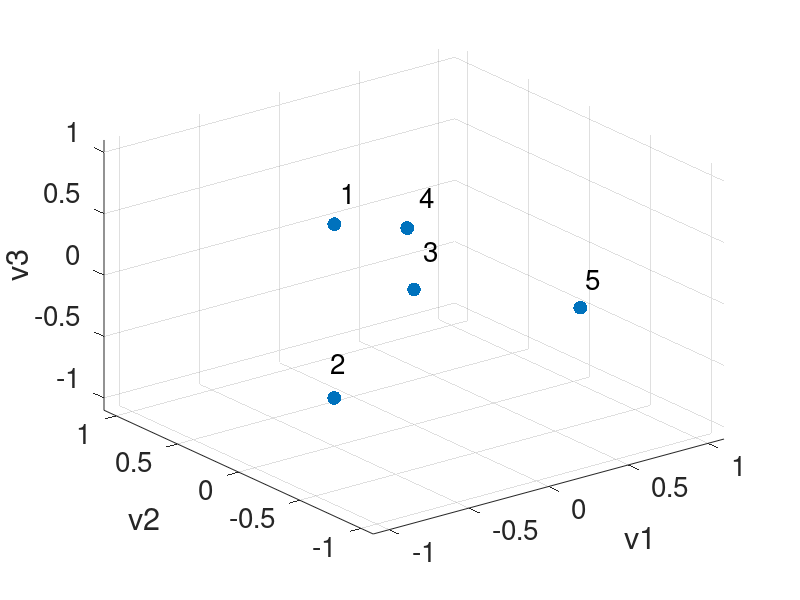
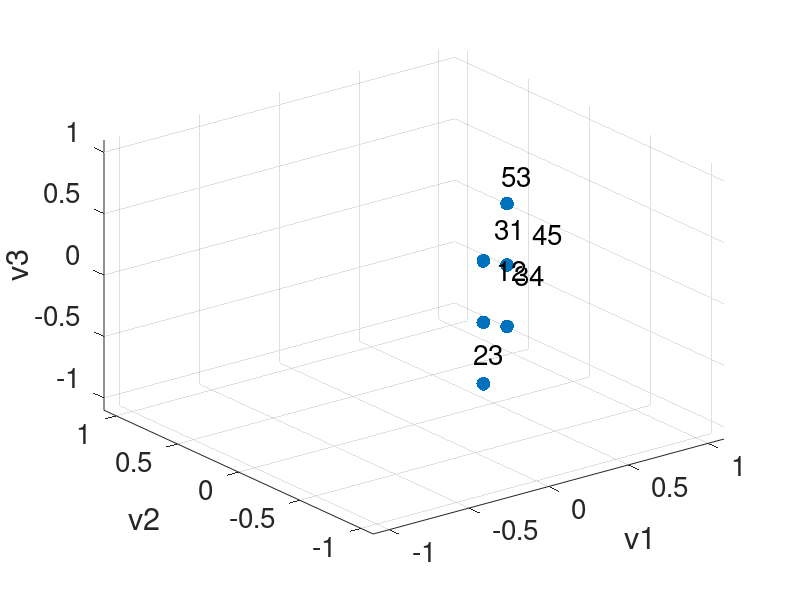
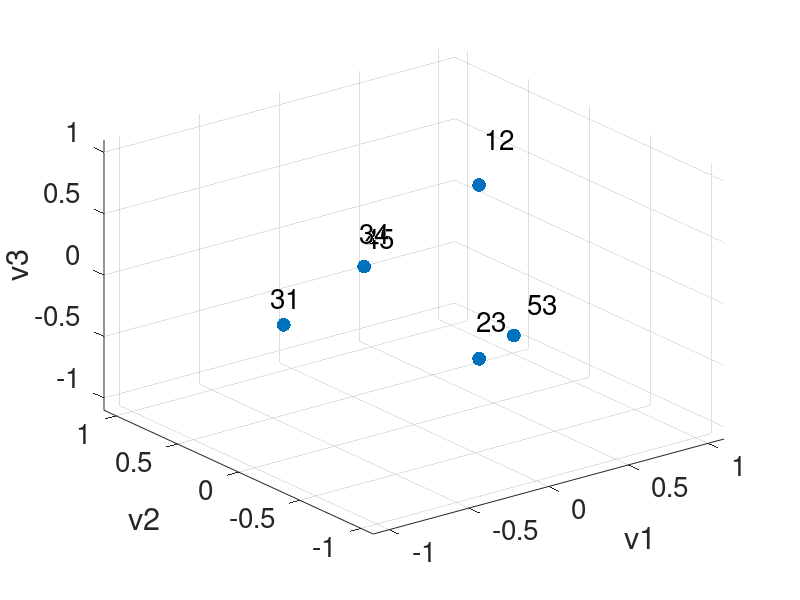
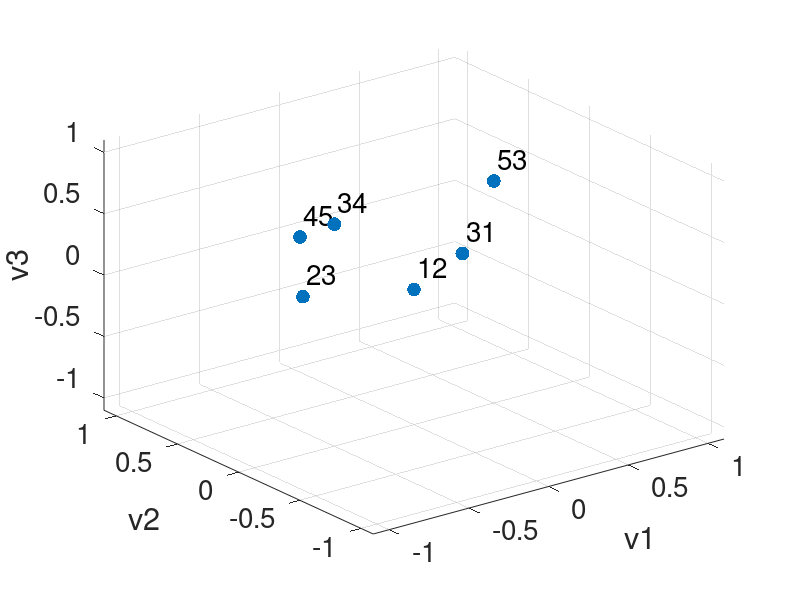

The MATLAB source for these figures, in order:
% Simpliical complices with two triangles sharing the same node, directions of edges are against direction of
% triangles

%%% 6 nodes, 8 edges, 3 triangles
n_node = 5; n_edge =6; n_triangle = 2;
node_name = [1 2 3 4 5]'; node_name = num2str(node_name); node_label = cellstr(node_name);
edge_name = [12 23 31 34 45 53]'; edge_name = num2str(edge_name); edge_label = cellstr(edge_name);
trg_name = [132 354]'; trg_name = num2str(trg_name); trg_label = cellstr(trg_name);

% create boundary operators
%%% B1
B1 = [-1 0 1 0 0 0; 1 -1 0 0 0 0; 0 1 -1 -1 0 1; 0 0 0 1 -1 0; 0 0 0 0 1 -1];

%%% B2
B2 = [-1 0; -1 0; -1 0; 0 -1; 0 -1; 0 -1];


%% Undirected Version

% Hodge Laplacian
L0u = B1 * B1'; % 0-up Laplacian
L1d = B1' * B1; % 1-up Laplacian, n_edge*n_edge matrix
L1u = B2 * B2'; % 1-up Laplacian, n_edge*n_edge matrix
L2d = B2' * B2; % 2-down Laplacian, n_triangle*n_triangle matrix

%%% Permutation matrix
P = [0 1 0 0 0; 1 0 0 0 0; 0 0 1 0 0; 0 0 0 0 1; 0 0 0 1 0];
P * L0u* P' == L0u

% The undirected infered adjacency matrix
A0_up = diag(diag(L0u)) - L0u; % this is the same as the standard adjacency matrix for standard graph
D1_up = diag(diag(L1u));
A1_up = D1_up - L1u; % infered adjacency between edges

% solve the eigenvalues
% 0-up Laplacian
[V0u,D0u] = eig(L0u); % same as normal Laplacian, node 1,2,3 on the left, node 4 in the middle, node 5,6 on the right
scatter(V0u(:,2),V0u(:,3))
x = V0u(:,2); y = V0u(:,3); z = V0u(:,4); s = 100.* ones(size(x));
scatter3(x, y, z, s, 'filled')
set(gca,'XLim',[-1.1 1.1],'YLim',[-1.1 1.1],'ZLim',[-1.1 1.1])
name = [1 2 3 4]'; name = num2str(name); label = cellstr(name);
dx = 0.1+0.1*rand(size(x)); dy = 0.1+0.1*rand(size(y)); dz = 0.1+0.1*rand(size(z));% displacement so the text does not overlay the data points
text(x+dx, y+dy, z+dz, node_label, 'FontSize', 20);
xlabel('v1');
ylabel('v2');
zlabel('v3');
set(gca,'fontsize',20);
plt.LineWidth = 2;
ax = gca;
exportgraphics(ax,'plots/two_triangles_v3_L0u.eps','Resolution',300) 

% 1-down Laplacian
[V1d,D1d] = eig(L1d); % find clusters of eddges by common nodes 
x = V1d(:,1); y = V1d(:,2); z = V1d(:,3); s = 100.* ones(size(x));
scatter3(x, y, z, s, 'filled')
set(gca,'XLim',[-1.1 1.1],'YLim',[-1.1 1.1],'ZLim',[-1.1 1.1])
name = [12 31 23 24 43]'; name = num2str(name); label = cellstr(name);
dx = 0.05+0.2*rand(size(x)); dy = 0.05+0.2*rand(size(y)); dz = 0.05+0.2*rand(size(z));% displacement so the text does not overlay the data points
text(x+dx, y+dy, z+dz, edge_label, 'FontSize', 20);
xlabel('v1');
ylabel('v2');
zlabel('v3');
set(gca,'fontsize',20);
plt.LineWidth = 2;
ax = gca;
exportgraphics(ax,'plots/two_triangles_v3_L1d.eps','Resolution',300) 

% 1-up Laplacian
[V1u,D1u] = eig(L1u); % zero eigenvalues find connected components of edges through shared triangles
x = V1u(:,1); y = V1u(:,2); z = V1u(:,3); s = 100.* ones(size(x));
scatter3(x, y, z, s, 'filled')
set(gca,'XLim',[-1.1 1.1],'YLim',[-1.1 1.1],'ZLim',[-1.1 1.1])
name = [12 31 23 24 43]'; name = num2str(name); label = cellstr(name);
dx = 0.05+0.2*rand(size(x)); dy = 0.05+0.2*rand(size(y)); dz = 0.05+0.2*rand(size(z));% displacement so the text does not overlay the data points
text(x+dx, y+dy, z+dz, edge_label, 'FontSize', 20);
xlabel('v1');
ylabel('v2');
zlabel('v3');
set(gca,'fontsize',20);
plt.LineWidth = 2;
ax = gca;
exportgraphics(ax,'plots/two_triangles_v3_L1u.eps','Resolution',300) 

% 1 Laplacian
[V1,D1] = eig(L1u+L1d); % zero eigenvalues find connected components of edges through shared triangles
x = V1(:,1); y = V1(:,2); z = V1(:,3); s = 100.* ones(size(x));
scatter3(x, y, z, s, 'filled')
set(gca,'XLim',[-1.1 1.1],'YLim',[-1.1 1.1],'ZLim',[-1.1 1.1])
name = [12 31 23 24 43]'; name = num2str(name); label = cellstr(name);
dx = 0.1; dy = 0.1; dz = 0.1;% displacement so the text does not overlay the data points
text(x+dx, y+dy, z+dz, edge_label, 'FontSize', 20);
xlabel('v1');
ylabel('v2');
zlabel('v3');
set(gca,'fontsize',20);
plt.LineWidth = 2;
ax = gca;
exportgraphics(ax,'plots/two_triangles_v3_L1.eps','Resolution',300) 

% 2-down Laplacian
[V2d,D2d] = eig(L2d); % find clusters of triangles by common edges 

%% Directed version {1,2,3}, {1,2}, {2,3}, {3,1}
g = 1/3;

%% First version in Ginestra's notes Section B2

% weight of flow
%%% B1
weight_e = [1 1 1 1 1 1];
Ph1 = repelem(weight_e,[n_node],[1]);
%%% B2
weight_t = [1 1];
Ph2 = repelem(weight_t,[n_edge],[1]);

%%% Directed adjacency matrix
B1M = 0.5*sqrt(2).*B1.*exp(-1i*pi*g*(Ph1.*B1));
B2M = 0.5*sqrt(2).*B2.*exp(-1i*pi*g*(Ph2.*B2));

L0Mu = B1M*B1M';
L1Md = B1M' * B1M;
L1Mu = B2M * B2M';

% 0-up Laplacian
[V,D] = eig(L0Mu); % zero eigenvalues find connected components of edges through shared triangles
Psi = angle(V);s = 100.* ones(size(Psi(:,1)));
scatter(cos(Psi(:,1)),sin(Psi(:,1)), s, 'filled')
set(gca,'XLim',[-1.1 1.1],'YLim',[-1.1 1.1])
name = [1 2 3 4 5 6]'; name = num2str(name); label = cellstr(name);
dx = 0.1+0.2*rand(n_node,1); dy = 0.1+0.2*rand(n_node,1);% displacement so the text does not overlay the data points
xlabel('cos(\theta)');
ylabel('sin(\theta)');
text(cos(Psi(:,1))+dx, sin(Psi(:,1))+dy, node_label, 'FontSize', 20);
set(gca,'fontsize',20);
plt.LineWidth = 2;
ax = gca;
exportgraphics(ax,'plots/two_triangles_v3_L0Mu.eps','Resolution',300) 

% 1-down Magnetic Laplacian
[V, D] = eig(L1Md); % zero eigenvalues find connected components of edges through shared nodes
Psi = angle(V); s = 100.* ones(size(Psi(:,1)));
scatter(cos(Psi(:,1)),sin(Psi(:,1)), s, 'filled')
set(gca,'XLim',[-1.1 1.1],'YLim',[-1.1 1.1])
name = [12 31 23 24 43 45 64 65]'; name = num2str(name); label = cellstr(name);
xlabel('cos(\theta)');
ylabel('sin(\theta)');
dx = -0.05+0.3*rand(n_edge,1); dy = -0.05+0.3*rand(n_edge,1);% displacement so the text does not overlay the data points
text(cos(Psi(:,1))+dx, sin(Psi(:,1))+dy, edge_label, 'FontSize', 20);
set(gca,'fontsize',20);
plt.LineWidth = 2;
ax = gca;
exportgraphics(ax,'plots/two_triangles_v3_L1Md.eps','Resolution',300) 

% 1-up Magnetic Laplacian
[V,D] = eig(L1Mu); % zero eigenvalues find connected components of edges through shared triangles
Psi = angle(V); s = 100.* ones(size(Psi(:,1)));
scatter(cos(Psi(:,1)),sin(Psi(:,1)), s, 'filled')
set(gca,'XLim',[-1.1 1.1],'YLim',[-1.1 1.1])
name = [12 31 23 24 43 45 64 65]'; name = num2str(name); label = cellstr(name);
xlabel('cos(\theta)');
ylabel('sin(\theta)');
dx = -0.05+0.3*rand(n_edge,1); dy = -0.05+0.3*rand(n_edge,1);% displacement so the text does not overlay the data points
text(cos(Psi(:,1))+dx, sin(Psi(:,1))+dy, edge_label, 'FontSize', 20);
set(gca,'fontsize',20);
plt.LineWidth = 2;
ax = gca;
exportgraphics(ax,'plots/two_triangles_v3_L1Mu.eps','Resolution',300) 

% plot top 2 eigenvectors
psi1 = Psi(:, 1)';
azi = Psi(:, 1)'; %azimuth for the spherical coordinates
ele = Psi(:, 2)'; % elevation for the sperical coordinates
[x,y,z] = sph2cart(azi,ele,1);
scatter3(x,y,z, s, 'filled')
xlabel('x');
ylabel('y');
zlabel('z');
set(gca,'XLim',[-1.1 1.1],'YLim',[-1.1 1.1],'ZLim',[-1.1 1.1])
name = [12 31 23 42 34 45 64 65]'; name = num2str(name); label = cellstr(name);
dx = -0.05+0.3*rand(n_edge,1); dy = -0.05+0.3*rand(n_edge,1); dz = -0.05+0.3*rand(n_edge,1);% displacement so the text does not overlay the data points
text(x+dx', y+dy', z+dz', edge_label, 'FontSize', 20);
set(gca,'fontsize',20);
plt.LineWidth = 2;
ax = gca;
exportgraphics(ax,'plots/two_triangles_v3_L1Mu.eps','Resolution',300) 

% 1 Laplacian
[V1M,D1M] = eig(L1Mu + L1Md); % zero eigenvalues find connected components of edges through shared triangles
Psi = angle(V1M);
scatter(cos(Psi(:,1)),sin(Psi(:,1)), s, 'filled')
set(gca,'XLim',[-1.1 1.1],'YLim',[-1.1 1.1])
name = [12 31 23 42 34 45 64 65]'; name = num2str(name); label = cellstr(name);
xlabel('cos(\theta)');
ylabel('sin(\theta)');
dx = 0.1; dy = 0.1;% displacement so the text does not overlay the data points
text(cos(Psi(:,1))+dx, sin(Psi(:,1))+dy, edge_label, 'FontSize', 20);
set(gca,'fontsize',20);
plt.LineWidth = 2;
ax = gca;
exportgraphics(ax,'plots/two_triangles_v3_L1M.eps','Resolution',300) 

